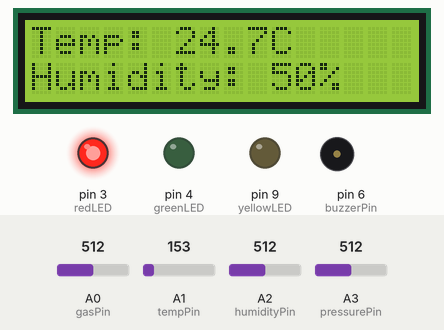
Simulated run of this sketch. Board: Arduino Uno, built with avr-gcc and run on an emulated ATmega328P. Parts: 16×2 character LCD, output pins drawn as LEDs (lit = HIGH), buzzer (waves = sounding). Inputs (shaded band) come from the test bench; at power-on: A0 (gasPin) = 512, A1 (tempPin) = 153, A2 (humidityPin) = 512, A3 (pressurePin) = 512.

Above: at 1.2 s.
1.3 s: A0 (gasPin) set to 108
At 10.5 s:
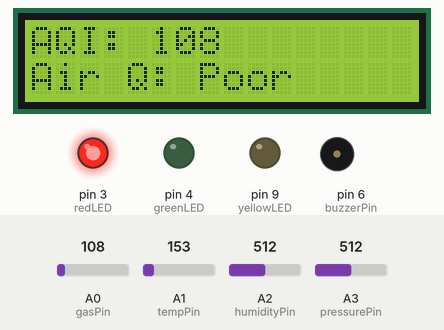
13.3 s: A0 (gasPin) set to 94
At 21.3 s:
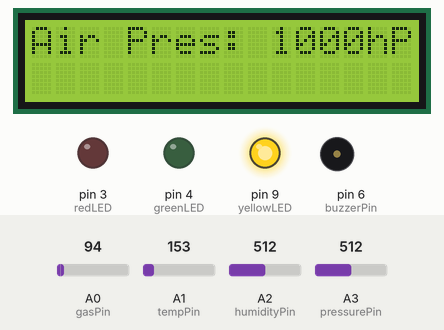
25.3 s: A0 (gasPin) set to 52
At 35.8 s:
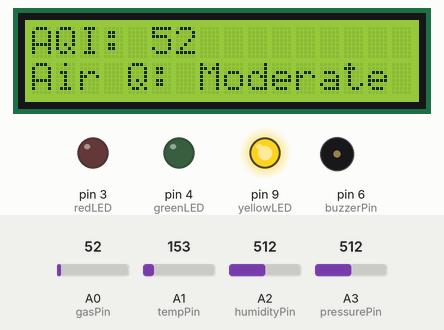
37.3 s: A0 (gasPin) set to 47
At 47.8 s:
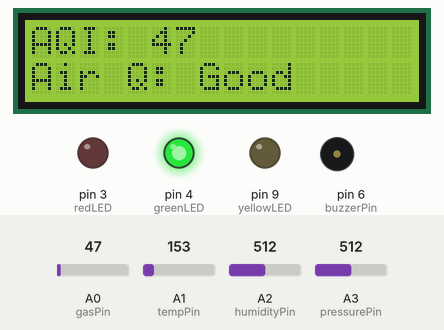
49.3 s: A1 (tempPin) set to 165
At 55.1 s:
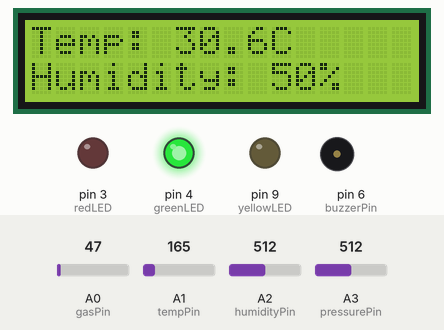
58.2 s: A2 (humidityPin) set to 716
At 62.2 s:
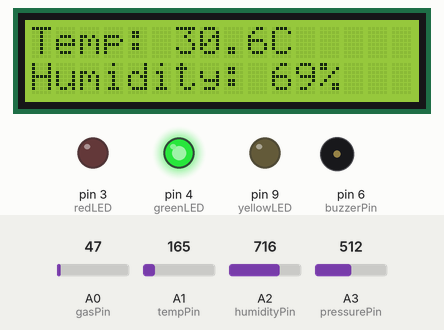
Timing chart, 0 to 63.7 s (numbered marks = the images above; inputs shaded):
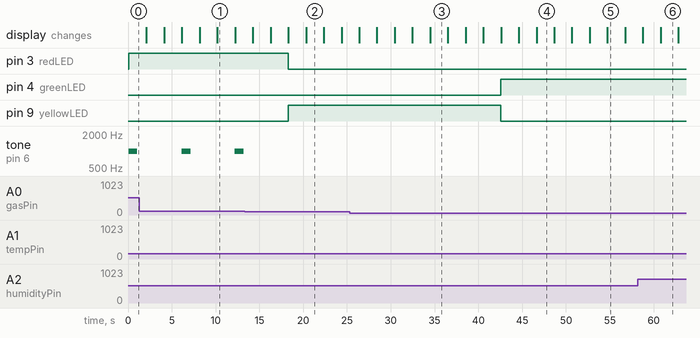

Measured:
- the behaviour switches between 100 and 99 on A0 (gasPin) (found by bisection; images 1 and 2)
- the behaviour switches between 50 and 49 on A0 (gasPin) (found by bisection; images 3 and 4)
- after the input at 13.3 s, pin 3 (redLED): HIGH → LOW after 5.0 s; pin 9 (yellowLED): LOW → HIGH after 5.0 s; tone on pin 6 (buzzerPin): stays silent (without the input it goes to 1000 Hz after 5.0 s)
- after the input at 37.3 s, pin 4 (greenLED): LOW → HIGH after 5.3 s; pin 9 (yellowLED): HIGH → LOW after 5.3 s; the display: first differs from a run without the input after 9.3 s (image 4)
- by itself, tone on pin 6 (buzzerPin): alternates 1000 Hz for 1.0 s and silent for 5.1 s
- what the display in image 1 shows lasts 2.0 s, from 10.2 s to 12.2 s

The sketch:

Smart_Air_Quality_Monitoring_System.ino
```cpp
#include <LiquidCrystal_I2C.h>

// Initialize LCD
LiquidCrystal_I2C lcd(0x20, 16, 2);

// Sensor pins
const int tempPin = A1;        // Temperature sensor pin
const int humidityPin = A2;   // Humidity potentiometer pin
const int pressurePin = A3;   // Pressure potentiometer pin
const int gasPin = A0;        // Gas sensor pin

// LED pins
const int greenLED = 4;       // Green LED for fresh air quality
const int yellowLED = 9;      // Yellow LED for moderate air quality
const int redLED = 3;         // Red LED for bad air quality
const int buzzerPin = 6;      // Buzzer pin

// Track last activity time for power management
unsigned long lastActivity = 0;

void setup() {
  // Initialize LCD
  lcd.init();
  lcd.backlight();

  // Initialize Serial
  Serial.begin(9600);

  // Set LED and buzzer pins as outputs
  pinMode(greenLED, OUTPUT);
  pinMode(yellowLED, OUTPUT);
  pinMode(redLED, OUTPUT);
  pinMode(buzzerPin, OUTPUT);
}

void loop() {
  // Read sensor values
  float temp = readTemperature();
  int humidity = readPotentiometer(humidityPin, 0, 100);
  int pressure = readPotentiometer(pressurePin, 900, 1100);
  int AQI = analogRead(gasPin); // Read air quality sensor

  // Determine AQI status based on WHO standards
  String AQIStatus;
  if (AQI < 50) {
    AQIStatus = "Good";
    updateLEDs(greenLED);
    noTone(buzzerPin); // Turn off buzzer
  } else if (AQI < 100) {
    AQIStatus = "Moderate";
    updateLEDs(yellowLED);
    noTone(buzzerPin); // Turn off buzzer
  } else {
    AQIStatus = "Poor";
    updateLEDs(redLED);
    tone(buzzerPin, 1000, 1000); // Emit a 1kHz sound for 1000ms
  }

  // Display readings on the LCD
  lcd.clear();
  lcd.setCursor(0, 0);
  lcd.print("Temp: ");
  lcd.print(temp, 1);
  lcd.print("C");

  lcd.setCursor(0, 1);
  lcd.print("Humidity: ");
  lcd.print(humidity);
  lcd.print("%");

  delay(2000);

  lcd.clear();
  lcd.setCursor(0, 0);
  lcd.print("Air Pres: ");
  lcd.print(pressure);
  lcd.print("hPa");

  delay(2000);

  lcd.clear();
  lcd.setCursor(0, 0);
  lcd.print("AQI: ");
  lcd.print(AQI);

  lcd.setCursor(0, 1);
  lcd.print("Air Q: ");
  lcd.print(AQIStatus);

  delay(2000); // Delay for readability

  // Reset last activity timer
  lastActivity = millis();

  // Manage power (turn off backlight if idle)
  managePower();
}

float readTemperature() {
  int reading = analogRead(tempPin);          // Read temperature sensor
  float voltage = (reading * 5.0) / 1024.0;   // Convert to voltage
  return (voltage - 0.5) * 100;               // Convert to Celsius
}

int readPotentiometer(int pin, int minVal, int maxVal) {
  return map(analogRead(pin), 0, 1023, minVal, maxVal); // Map sensor value to range
}

void updateLEDs(int activeLED) {
  // Turn off all LEDs
  digitalWrite(greenLED, LOW);
  digitalWrite(yellowLED, LOW);
  digitalWrite(redLED, LOW);

  // Turn on the active LED
  digitalWrite(activeLED, HIGH);
}

void managePower() {
  // Check if 10 seconds of inactivity has elapsed
  if (millis() - lastActivity > 10000) {
    lcd.noBacklight(); // Turn off the backlight
  } else {
    lcd.backlight();   // Keep the backlight on
  }
}
```
